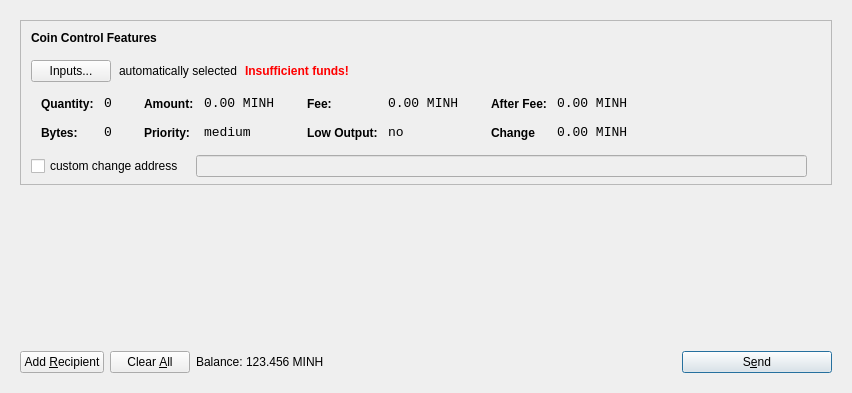
<?xml version="1.0" encoding="UTF-8"?>
<ui version="4.0">
 <class>SendCoinsDialog</class>
 <widget class="QDialog" name="SendCoinsDialog">
  <property name="geometry">
   <rect>
    <x>0</x>
    <y>0</y>
    <width>849</width>
    <height>393</height>
   </rect>
  </property>
  <property name="windowTitle">
   <string>Send Coins</string>
  </property>
  <layout class="QVBoxLayout" name="verticalLayout">
   <item>
    <widget class="QFrame" name="frameMain">
     <layout class="QVBoxLayout" name="verticalLayout_3">
      <item>
       <widget class="QFrame" name="frameCoinControl">
        <property name="sizePolicy">
         <sizepolicy hsizetype="Expanding" vsizetype="Expanding">
          <horstretch>0</horstretch>
          <verstretch>0</verstretch>
         </sizepolicy>
        </property>
        <property name="maximumSize">
         <size>
          <width>16777215</width>
          <height>16777215</height>
         </size>
        </property>
        <property name="frameShape">
         <enum>QFrame::StyledPanel</enum>
        </property>
        <property name="frameShadow">
         <enum>QFrame::Sunken</enum>
        </property>
        <layout class="QVBoxLayout" name="verticalLayoutCoinControl2">
         <property name="spacing">
          <number>6</number>
         </property>
         <property name="leftMargin">
          <number>0</number>
         </property>
         <property name="topMargin">
          <number>0</number>
         </property>
         <property name="rightMargin">
          <number>0</number>
         </property>
         <property name="bottomMargin">
          <number>6</number>
         </property>
         <item>
          <layout class="QVBoxLayout" name="verticalLayoutCoinControl" stretch="0,0,0,0,1">
           <property name="spacing">
            <number>0</number>
           </property>
           <property name="leftMargin">
            <number>10</number>
           </property>
           <property name="topMargin">
            <number>10</number>
           </property>
           <item>
            <layout class="QHBoxLayout" name="horizontalLayoutCoinControl1">
             <property name="bottomMargin">
              <number>15</number>
             </property>
             <item>
              <widget class="QLabel" name="labelCoinControlFeatures">
               <property name="sizePolicy">
                <sizepolicy hsizetype="Preferred" vsizetype="Maximum">
                 <horstretch>0</horstretch>
                 <verstretch>0</verstretch>
                </sizepolicy>
               </property>
               <property name="font">
                <font>
                 <weight>75</weight>
                 <bold>true</bold>
                </font>
               </property>
               <property name="styleSheet">
                <string notr="true">font-weight:bold;</string>
               </property>
               <property name="text">
                <string>Coin Control Features</string>
               </property>
              </widget>
             </item>
            </layout>
           </item>
           <item>
            <layout class="QHBoxLayout" name="horizontalLayoutCoinControl2" stretch="0,0,0,0">
             <property name="spacing">
              <number>8</number>
             </property>
             <property name="bottomMargin">
              <number>10</number>
             </property>
             <item>
              <widget class="QPushButton" name="pushButtonCoinControl">
               <property name="styleSheet">
                <string notr="true"/>
               </property>
               <property name="text">
                <string>Inputs...</string>
               </property>
              </widget>
             </item>
             <item>
              <widget class="QLabel" name="labelCoinControlAutomaticallySelected">
               <property name="text">
                <string>automatically selected</string>
               </property>
               <property name="margin">
                <number>5</number>
               </property>
              </widget>
             </item>
             <item>
              <widget class="QLabel" name="labelCoinControlInsuffFunds">
               <property name="font">
                <font>
                 <weight>75</weight>
                 <bold>true</bold>
                </font>
               </property>
               <property name="styleSheet">
                <string notr="true">color:red;font-weight:bold;</string>
               </property>
               <property name="text">
                <string>Insufficient funds!</string>
               </property>
               <property name="margin">
                <number>5</number>
               </property>
              </widget>
             </item>
             <item>
              <spacer name="horizontalSpacerCoinControl">
               <property name="orientation">
                <enum>Qt::Horizontal</enum>
               </property>
               <property name="sizeHint" stdset="0">
                <size>
                 <width>40</width>
                 <height>1</height>
                </size>
               </property>
              </spacer>
             </item>
            </layout>
           </item>
           <item>
            <widget class="QWidget" name="widgetCoinControl" native="true">
             <property name="sizePolicy">
              <sizepolicy hsizetype="Preferred" vsizetype="Preferred">
               <horstretch>0</horstretch>
               <verstretch>0</verstretch>
              </sizepolicy>
             </property>
             <property name="minimumSize">
              <size>
               <width>0</width>
               <height>0</height>
              </size>
             </property>
             <property name="styleSheet">
              <string notr="true"/>
             </property>
             <layout class="QHBoxLayout" name="horizontalLayoutCoinControl5">
              <property name="margin">
               <number>0</number>
              </property>
              <item>
               <layout class="QHBoxLayout" name="horizontalLayoutCoinControl3" stretch="0,0,0,1">
                <property name="spacing">
                 <number>20</number>
                </property>
                <property name="topMargin">
                 <number>0</number>
                </property>
                <property name="bottomMargin">
                 <number>10</number>
                </property>
                <item>
                 <layout class="QFormLayout" name="formLayoutCoinControl1">
                  <property name="horizontalSpacing">
                   <number>10</number>
                  </property>
                  <property name="verticalSpacing">
                   <number>14</number>
                  </property>
                  <property name="leftMargin">
                   <number>10</number>
                  </property>
                  <property name="topMargin">
                   <number>4</number>
                  </property>
                  <property name="rightMargin">
                   <number>6</number>
                  </property>
                  <item row="0" column="0">
                   <widget class="QLabel" name="labelCoinControlQuantityText">
                    <property name="styleSheet">
                     <string notr="true">font-weight:bold;</string>
                    </property>
                    <property name="text">
                     <string>Quantity:</string>
                    </property>
                    <property name="margin">
                     <number>0</number>
                    </property>
                   </widget>
                  </item>
                  <item row="0" column="1">
                   <widget class="QLabel" name="labelCoinControlQuantity">
                    <property name="font">
                     <font>
                      <family>Monospace</family>
                      <pointsize>10</pointsize>
                     </font>
                    </property>
                    <property name="cursor">
                     <cursorShape>IBeamCursor</cursorShape>
                    </property>
                    <property name="contextMenuPolicy">
                     <enum>Qt::ActionsContextMenu</enum>
                    </property>
                    <property name="text">
                     <string>0</string>
                    </property>
                    <property name="margin">
                     <number>0</number>
                    </property>
                    <property name="textInteractionFlags">
                     <set>Qt::LinksAccessibleByMouse|Qt::TextSelectableByKeyboard|Qt::TextSelectableByMouse</set>
                    </property>
                   </widget>
                  </item>
                  <item row="1" column="0">
                   <widget class="QLabel" name="labelCoinControlBytesText">
                    <property name="styleSheet">
                     <string notr="true">font-weight:bold;</string>
                    </property>
                    <property name="text">
                     <string>Bytes:</string>
                    </property>
                   </widget>
                  </item>
                  <item row="1" column="1">
                   <widget class="QLabel" name="labelCoinControlBytes">
                    <property name="font">
                     <font>
                      <family>Monospace</family>
                      <pointsize>10</pointsize>
                     </font>
                    </property>
                    <property name="cursor">
                     <cursorShape>IBeamCursor</cursorShape>
                    </property>
                    <property name="contextMenuPolicy">
                     <enum>Qt::ActionsContextMenu</enum>
                    </property>
                    <property name="text">
                     <string>0</string>
                    </property>
                    <property name="textInteractionFlags">
                     <set>Qt::LinksAccessibleByMouse|Qt::TextSelectableByKeyboard|Qt::TextSelectableByMouse</set>
                    </property>
                   </widget>
                  </item>
                 </layout>
                </item>
                <item>
                 <layout class="QFormLayout" name="formLayoutCoinControl2">
                  <property name="horizontalSpacing">
                   <number>10</number>
                  </property>
                  <property name="verticalSpacing">
                   <number>14</number>
                  </property>
                  <property name="leftMargin">
                   <number>6</number>
                  </property>
                  <property name="topMargin">
                   <number>4</number>
                  </property>
                  <property name="rightMargin">
                   <number>6</number>
                  </property>
                  <item row="0" column="0">
                   <widget class="QLabel" name="labelCoinControlAmountText">
                    <property name="styleSheet">
                     <string notr="true">font-weight:bold;</string>
                    </property>
                    <property name="text">
                     <string>Amount:</string>
                    </property>
                    <property name="margin">
                     <number>0</number>
                    </property>
                   </widget>
                  </item>
                  <item row="0" column="1">
                   <widget class="QLabel" name="labelCoinControlAmount">
                    <property name="font">
                     <font>
                      <family>Monospace</family>
                      <pointsize>10</pointsize>
                     </font>
                    </property>
                    <property name="cursor">
                     <cursorShape>IBeamCursor</cursorShape>
                    </property>
                    <property name="contextMenuPolicy">
                     <enum>Qt::ActionsContextMenu</enum>
                    </property>
                    <property name="text">
                     <string>0.00 MINH</string>
                    </property>
                    <property name="textInteractionFlags">
                     <set>Qt::LinksAccessibleByMouse|Qt::TextSelectableByKeyboard|Qt::TextSelectableByMouse</set>
                    </property>
                   </widget>
                  </item>
                  <item row="1" column="0">
                   <widget class="QLabel" name="labelCoinControlPriorityText">
                    <property name="styleSheet">
                     <string notr="true">font-weight:bold;</string>
                    </property>
                    <property name="text">
                     <string>Priority:</string>
                    </property>
                   </widget>
                  </item>
                  <item row="1" column="1">
                   <widget class="QLabel" name="labelCoinControlPriority">
                    <property name="font">
                     <font>
                      <family>Monospace</family>
                      <pointsize>10</pointsize>
                     </font>
                    </property>
                    <property name="cursor">
                     <cursorShape>IBeamCursor</cursorShape>
                    </property>
                    <property name="contextMenuPolicy">
                     <enum>Qt::ActionsContextMenu</enum>
                    </property>
                    <property name="text">
                     <string>medium</string>
                    </property>
                    <property name="textInteractionFlags">
                     <set>Qt::LinksAccessibleByMouse|Qt::TextSelectableByKeyboard|Qt::TextSelectableByMouse</set>
                    </property>
                   </widget>
                  </item>
                 </layout>
                </item>
                <item>
                 <layout class="QFormLayout" name="formLayoutCoinControl3">
                  <property name="horizontalSpacing">
                   <number>10</number>
                  </property>
                  <property name="verticalSpacing">
                   <number>14</number>
                  </property>
                  <property name="leftMargin">
                   <number>6</number>
                  </property>
                  <property name="topMargin">
                   <number>4</number>
                  </property>
                  <property name="rightMargin">
                   <number>6</number>
                  </property>
                  <item row="0" column="0">
                   <widget class="QLabel" name="labelCoinControlFeeText">
                    <property name="styleSheet">
                     <string notr="true">font-weight:bold;</string>
                    </property>
                    <property name="text">
                     <string>Fee:</string>
                    </property>
                    <property name="margin">
                     <number>0</number>
                    </property>
                   </widget>
                  </item>
                  <item row="0" column="1">
                   <widget class="QLabel" name="labelCoinControlFee">
                    <property name="font">
                     <font>
                      <family>Monospace</family>
                      <pointsize>10</pointsize>
                     </font>
                    </property>
                    <property name="cursor">
                     <cursorShape>IBeamCursor</cursorShape>
                    </property>
                    <property name="contextMenuPolicy">
                     <enum>Qt::ActionsContextMenu</enum>
                    </property>
                    <property name="text">
                     <string>0.00 MINH</string>
                    </property>
                    <property name="textInteractionFlags">
                     <set>Qt::LinksAccessibleByMouse|Qt::TextSelectableByKeyboard|Qt::TextSelectableByMouse</set>
                    </property>
                   </widget>
                  </item>
                  <item row="1" column="0">
                   <widget class="QLabel" name="labelCoinControlLowOutputText">
                    <property name="styleSheet">
                     <string notr="true">font-weight:bold;</string>
                    </property>
                    <property name="text">
                     <string>Low Output:</string>
                    </property>
                   </widget>
                  </item>
                  <item row="1" column="1">
                   <widget class="QLabel" name="labelCoinControlLowOutput">
                    <property name="font">
                     <font>
                      <family>Monospace</family>
                      <pointsize>10</pointsize>
                     </font>
                    </property>
                    <property name="cursor">
                     <cursorShape>IBeamCursor</cursorShape>
                    </property>
                    <property name="contextMenuPolicy">
                     <enum>Qt::ActionsContextMenu</enum>
                    </property>
                    <property name="text">
                     <string>no</string>
                    </property>
                    <property name="textInteractionFlags">
                     <set>Qt::LinksAccessibleByMouse|Qt::TextSelectableByKeyboard|Qt::TextSelectableByMouse</set>
                    </property>
                   </widget>
                  </item>
                 </layout>
                </item>
                <item>
                 <layout class="QFormLayout" name="formLayoutCoinControl4">
                  <property name="horizontalSpacing">
                   <number>10</number>
                  </property>
                  <property name="verticalSpacing">
                   <number>14</number>
                  </property>
                  <property name="leftMargin">
                   <number>6</number>
                  </property>
                  <property name="topMargin">
                   <number>4</number>
                  </property>
                  <property name="rightMargin">
                   <number>6</number>
                  </property>
                  <item row="0" column="0">
                   <widget class="QLabel" name="labelCoinControlAfterFeeText">
                    <property name="styleSheet">
                     <string notr="true">font-weight:bold;</string>
                    </property>
                    <property name="text">
                     <string>After Fee:</string>
                    </property>
                    <property name="margin">
                     <number>0</number>
                    </property>
                   </widget>
                  </item>
                  <item row="0" column="1">
                   <widget class="QLabel" name="labelCoinControlAfterFee">
                    <property name="font">
                     <font>
                      <family>Monospace</family>
                      <pointsize>10</pointsize>
                     </font>
                    </property>
                    <property name="cursor">
                     <cursorShape>IBeamCursor</cursorShape>
                    </property>
                    <property name="contextMenuPolicy">
                     <enum>Qt::ActionsContextMenu</enum>
                    </property>
                    <property name="text">
                     <string>0.00 MINH</string>
                    </property>
                    <property name="textInteractionFlags">
                     <set>Qt::LinksAccessibleByMouse|Qt::TextSelectableByKeyboard|Qt::TextSelectableByMouse</set>
                    </property>
                   </widget>
                  </item>
                  <item row="1" column="0">
                   <widget class="QLabel" name="labelCoinControlChangeText">
                    <property name="styleSheet">
                     <string notr="true">font-weight:bold;</string>
                    </property>
                    <property name="text">
                     <string>Change</string>
                    </property>
                   </widget>
                  </item>
                  <item row="1" column="1">
                   <widget class="QLabel" name="labelCoinControlChange">
                    <property name="font">
                     <font>
                      <family>Monospace</family>
                      <pointsize>10</pointsize>
                     </font>
                    </property>
                    <property name="cursor">
                     <cursorShape>IBeamCursor</cursorShape>
                    </property>
                    <property name="contextMenuPolicy">
                     <enum>Qt::ActionsContextMenu</enum>
                    </property>
                    <property name="text">
                     <string>0.00 MINH</string>
                    </property>
                    <property name="textInteractionFlags">
                     <set>Qt::LinksAccessibleByMouse|Qt::TextSelectableByKeyboard|Qt::TextSelectableByMouse</set>
                    </property>
                   </widget>
                  </item>
                 </layout>
                </item>
               </layout>
              </item>
             </layout>
            </widget>
           </item>
           <item>
            <layout class="QHBoxLayout" name="horizontalLayoutCoinControl4" stretch="0,0,0">
             <property name="spacing">
              <number>12</number>
             </property>
             <property name="sizeConstraint">
              <enum>QLayout::SetDefaultConstraint</enum>
             </property>
             <property name="topMargin">
              <number>5</number>
             </property>
             <property name="rightMargin">
              <number>5</number>
             </property>
             <item>
              <widget class="QCheckBox" name="checkBoxCoinControlChange">
               <property name="text">
                <string>custom change address</string>
               </property>
              </widget>
             </item>
             <item>
              <widget class="QLineEdit" name="lineEditCoinControlChange">
               <property name="enabled">
                <bool>false</bool>
               </property>
               <property name="sizePolicy">
                <sizepolicy hsizetype="Expanding" vsizetype="Fixed">
                 <horstretch>0</horstretch>
                 <verstretch>0</verstretch>
                </sizepolicy>
               </property>
              </widget>
             </item>
             <item>
              <widget class="QLabel" name="labelCoinControlChangeLabel">
               <property name="sizePolicy">
                <sizepolicy hsizetype="Preferred" vsizetype="Expanding">
                 <horstretch>0</horstretch>
                 <verstretch>0</verstretch>
                </sizepolicy>
               </property>
               <property name="minimumSize">
                <size>
                 <width>0</width>
                 <height>0</height>
                </size>
               </property>
               <property name="text">
                <string/>
               </property>
               <property name="margin">
                <number>3</number>
               </property>
              </widget>
             </item>
            </layout>
           </item>
           <item>
            <spacer name="verticalSpacerCoinControl">
             <property name="orientation">
              <enum>Qt::Vertical</enum>
             </property>
             <property name="sizeHint" stdset="0">
              <size>
               <width>800</width>
               <height>1</height>
              </size>
             </property>
            </spacer>
           </item>
          </layout>
         </item>
        </layout>
       </widget>
      </item>
      <item>
       <widget class="QScrollArea" name="scrollArea">
        <property name="frameShape">
         <enum>QFrame::NoFrame</enum>
        </property>
        <property name="widgetResizable">
         <bool>true</bool>
        </property>
        <widget class="QWidget" name="scrollAreaWidgetContents">
         <property name="geometry">
          <rect>
           <x>0</x>
           <y>0</y>
           <width>813</width>
           <height>128</height>
          </rect>
         </property>
         <layout class="QVBoxLayout" name="verticalLayout_2">
          <property name="margin">
           <number>0</number>
          </property>
          <item>
           <layout class="QVBoxLayout" name="entries">
            <property name="spacing">
             <number>6</number>
            </property>
           </layout>
          </item>
          <item>
           <spacer name="verticalSpacer">
            <property name="orientation">
             <enum>Qt::Vertical</enum>
            </property>
            <property name="sizeHint" stdset="0">
             <size>
              <width>20</width>
              <height>40</height>
             </size>
            </property>
           </spacer>
          </item>
         </layout>
        </widget>
       </widget>
      </item>
      <item>
       <layout class="QHBoxLayout" name="horizontalLayout">
        <item>
         <widget class="QPushButton" name="addButton">
          <property name="toolTip">
           <string>Send to multiple recipients at once</string>
          </property>
          <property name="text">
           <string>Add &amp;Recipient</string>
          </property>
          <property name="icon">
           <iconset resource="../bitcoin.qrc">
            <normaloff>:/icons/add</normaloff>:/icons/add</iconset>
          </property>
          <property name="autoDefault">
           <bool>false</bool>
          </property>
         </widget>
        </item>
        <item>
         <widget class="QPushButton" name="clearButton">
          <property name="sizePolicy">
           <sizepolicy hsizetype="Minimum" vsizetype="Fixed">
            <horstretch>0</horstretch>
            <verstretch>0</verstretch>
           </sizepolicy>
          </property>
          <property name="toolTip">
           <string>Remove all transaction fields</string>
          </property>
          <property name="text">
           <string>Clear &amp;All</string>
          </property>
          <property name="icon">
           <iconset resource="../bitcoin.qrc">
            <normaloff>:/icons/remove</normaloff>:/icons/remove</iconset>
          </property>
          <property name="autoRepeatDelay">
           <number>300</number>
          </property>
          <property name="autoDefault">
           <bool>false</bool>
          </property>
         </widget>
        </item>
        <item>
         <layout class="QHBoxLayout" name="horizontalLayout_2">
          <property name="spacing">
           <number>3</number>
          </property>
          <item>
           <widget class="QLabel" name="label">
            <property name="sizePolicy">
             <sizepolicy hsizetype="Preferred" vsizetype="Fixed">
              <horstretch>0</horstretch>
              <verstretch>0</verstretch>
             </sizepolicy>
            </property>
            <property name="text">
             <string>Balance:</string>
            </property>
           </widget>
          </item>
          <item>
           <widget class="QLabel" name="labelBalance">
            <property name="sizePolicy">
             <sizepolicy hsizetype="Preferred" vsizetype="Fixed">
              <horstretch>0</horstretch>
              <verstretch>0</verstretch>
             </sizepolicy>
            </property>
            <property name="cursor">
             <cursorShape>IBeamCursor</cursorShape>
            </property>
            <property name="text">
             <string>123.456 MINH</string>
            </property>
            <property name="textInteractionFlags">
             <set>Qt::LinksAccessibleByMouse|Qt::TextSelectableByKeyboard|Qt::TextSelectableByMouse</set>
            </property>
           </widget>
          </item>
         </layout>
        </item>
        <item>
         <spacer name="horizontalSpacer">
          <property name="orientation">
           <enum>Qt::Horizontal</enum>
          </property>
          <property name="sizeHint" stdset="0">
           <size>
            <width>40</width>
            <height>20</height>
           </size>
          </property>
         </spacer>
        </item>
        <item>
         <widget class="QPushButton" name="sendButton">
          <property name="minimumSize">
           <size>
            <width>150</width>
            <height>0</height>
           </size>
          </property>
          <property name="toolTip">
           <string>Confirm the send action</string>
          </property>
          <property name="text">
           <string>S&amp;end</string>
          </property>
          <property name="icon">
           <iconset resource="../bitcoin.qrc">
            <normaloff>:/icons/send</normaloff>:/icons/send</iconset>
          </property>
          <property name="default">
           <bool>true</bool>
          </property>
         </widget>
        </item>
       </layout>
      </item>
     </layout>
     <zorder>scrollArea</zorder>
     <zorder>frameCoinControl</zorder>
     <zorder></zorder>
    </widget>
   </item>
  </layout>
 </widget>
 <resources>
  <include location="../bitcoin.qrc"/>
 </resources>
 <connections/>
</ui>
